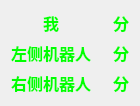
<?xml version="1.0" encoding="UTF-8"?>
<ui version="4.0">
 <class>ScorePanel</class>
 <widget class="QWidget" name="ScorePanel">
  <property name="geometry">
   <rect>
    <x>0</x>
    <y>0</y>
    <width>132</width>
    <height>61</height>
   </rect>
  </property>
  <property name="windowTitle">
   <string>Form</string>
  </property>
  <layout class="QGridLayout" name="gridLayout">
   <item row="0" column="0">
    <widget class="QLabel" name="label">
     <property name="font">
      <font>
       <family>微软雅黑</family>
       <pointsize>12</pointsize>
       <bold>true</bold>
      </font>
     </property>
     <property name="styleSheet">
      <string notr="true">color: rgb(0, 255, 0);</string>
     </property>
     <property name="text">
      <string>我</string>
     </property>
     <property name="alignment">
      <set>Qt::AlignmentFlag::AlignCenter</set>
     </property>
    </widget>
   </item>
   <item row="0" column="1">
    <widget class="QLabel" name="user_score_">
     <property name="font">
      <font>
       <family>微软雅黑</family>
       <pointsize>12</pointsize>
       <bold>true</bold>
      </font>
     </property>
     <property name="styleSheet">
      <string notr="true">color: rgb(0, 255, 0);</string>
     </property>
     <property name="text">
      <string/>
     </property>
     <property name="alignment">
      <set>Qt::AlignmentFlag::AlignCenter</set>
     </property>
    </widget>
   </item>
   <item row="0" column="2">
    <widget class="QLabel" name="label_3">
     <property name="font">
      <font>
       <family>微软雅黑</family>
       <pointsize>12</pointsize>
       <bold>true</bold>
      </font>
     </property>
     <property name="styleSheet">
      <string notr="true">color: rgb(0, 255, 0);</string>
     </property>
     <property name="text">
      <string>分</string>
     </property>
     <property name="alignment">
      <set>Qt::AlignmentFlag::AlignCenter</set>
     </property>
    </widget>
   </item>
   <item row="1" column="0">
    <widget class="QLabel" name="label_4">
     <property name="font">
      <font>
       <family>微软雅黑</family>
       <pointsize>12</pointsize>
       <bold>true</bold>
      </font>
     </property>
     <property name="styleSheet">
      <string notr="true">color: rgb(0, 255, 0);</string>
     </property>
     <property name="text">
      <string>左侧机器人</string>
     </property>
     <property name="alignment">
      <set>Qt::AlignmentFlag::AlignCenter</set>
     </property>
    </widget>
   </item>
   <item row="1" column="1">
    <widget class="QLabel" name="left_score_">
     <property name="font">
      <font>
       <family>微软雅黑</family>
       <pointsize>12</pointsize>
       <bold>true</bold>
      </font>
     </property>
     <property name="styleSheet">
      <string notr="true">color: rgb(0, 255, 0);</string>
     </property>
     <property name="text">
      <string/>
     </property>
     <property name="alignment">
      <set>Qt::AlignmentFlag::AlignCenter</set>
     </property>
    </widget>
   </item>
   <item row="1" column="2">
    <widget class="QLabel" name="label_5">
     <property name="font">
      <font>
       <family>微软雅黑</family>
       <pointsize>12</pointsize>
       <bold>true</bold>
      </font>
     </property>
     <property name="styleSheet">
      <string notr="true">color: rgb(0, 255, 0);</string>
     </property>
     <property name="text">
      <string>分</string>
     </property>
     <property name="alignment">
      <set>Qt::AlignmentFlag::AlignCenter</set>
     </property>
    </widget>
   </item>
   <item row="2" column="0">
    <widget class="QLabel" name="label_7">
     <property name="font">
      <font>
       <family>微软雅黑</family>
       <pointsize>12</pointsize>
       <bold>true</bold>
      </font>
     </property>
     <property name="styleSheet">
      <string notr="true">color: rgb(0, 255, 0);</string>
     </property>
     <property name="text">
      <string>右侧机器人</string>
     </property>
     <property name="alignment">
      <set>Qt::AlignmentFlag::AlignCenter</set>
     </property>
    </widget>
   </item>
   <item row="2" column="1">
    <widget class="QLabel" name="right_score_">
     <property name="font">
      <font>
       <family>微软雅黑</family>
       <pointsize>12</pointsize>
       <bold>true</bold>
      </font>
     </property>
     <property name="styleSheet">
      <string notr="true">color: rgb(0, 255, 0);</string>
     </property>
     <property name="text">
      <string/>
     </property>
     <property name="alignment">
      <set>Qt::AlignmentFlag::AlignCenter</set>
     </property>
    </widget>
   </item>
   <item row="2" column="2">
    <widget class="QLabel" name="label_9">
     <property name="font">
      <font>
       <family>微软雅黑</family>
       <pointsize>12</pointsize>
       <bold>true</bold>
      </font>
     </property>
     <property name="styleSheet">
      <string notr="true">color: rgb(0, 255, 0);</string>
     </property>
     <property name="text">
      <string>分</string>
     </property>
     <property name="alignment">
      <set>Qt::AlignmentFlag::AlignCenter</set>
     </property>
    </widget>
   </item>
  </layout>
 </widget>
 <resources/>
 <connections/>
</ui>
